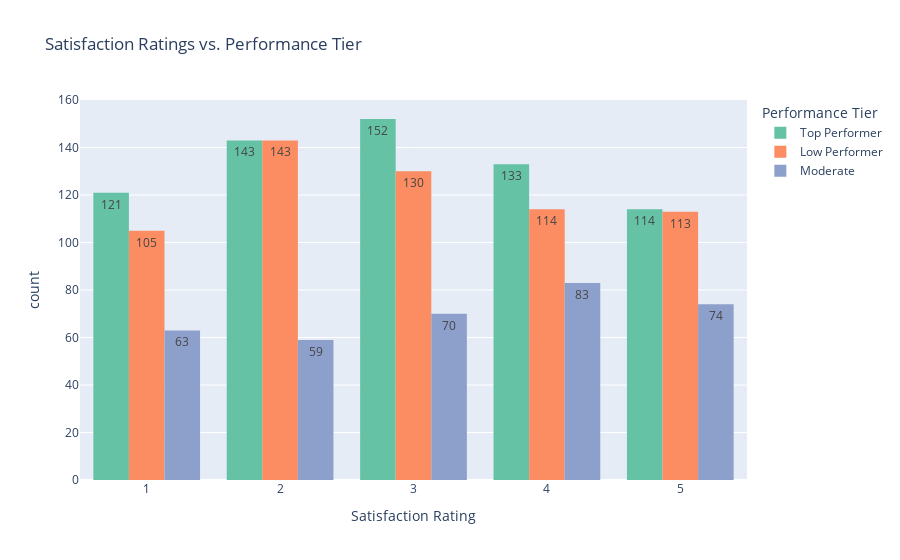

The cell this chart's notebook holds for it:
### Code cell
fig_satisf = px.histogram(
    df_satisfaction_perf,
    x="satisfaction_rating",
    color="performance_tier",
    barmode="group",
    text_auto=True,
    title="Satisfaction Ratings vs. Performance Tier",
    labels={"satisfaction_rating": "Satisfaction Rating", "performance_tier": "Performance Tier"},
    color_discrete_sequence=px.colors.qualitative.Set2
)
fig_satisf.update_layout(xaxis=dict(dtick=1))
fig_satisf.show()

### Figure 1 — Plotly figure (JSON) as saved in the notebook; plotly's stock layout.template omitted (floating-point values rounded to 4 significant figures; data arrays with more than 128 entries replaced by an {"elided": "..."} marker saying what was removed)
{"data": [{"alignmentgroup": "True", "bingroup": "x", "hovertemplate": "Performance Tier=Top Performer<br>Satisfaction Rating=%{x}<br>count=%{y}<extra></extra>", "legendgroup": "Top Performer", "marker": {"color": "rgb(102,194,165)", "pattern": {"shape": ""}}, "name": "Top Performer", "offsetgroup": "Top Performer", "orientation": "v", "showlegend": true, "texttemplate": "%{value}", "type": "histogram", "x": {"elided": "663 int values"}, "xaxis": "x", "yaxis": "y"}, {"alignmentgroup": "True", "bingroup": "x", "hovertemplate": "Performance Tier=Low Performer<br>Satisfaction Rating=%{x}<br>count=%{y}<extra></extra>", "legendgroup": "Low Performer", "marker": {"color": "rgb(252,141,98)", "pattern": {"shape": ""}}, "name": "Low Performer", "offsetgroup": "Low Performer", "orientation": "v", "showlegend": true, "texttemplate": "%{value}", "type": "histogram", "x": {"elided": "605 int values"}, "xaxis": "x", "yaxis": "y"}, {"alignmentgroup": "True", "bingroup": "x", "hovertemplate": "Performance Tier=Moderate<br>Satisfaction Rating=%{x}<br>count=%{y}<extra></extra>", "legendgroup": "Moderate", "marker": {"color": "rgb(141,160,203)", "pattern": {"shape": ""}}, "name": "Moderate", "offsetgroup": "Moderate", "orientation": "v", "showlegend": true, "texttemplate": "%{value}", "type": "histogram", "x": {"elided": "349 int values"}, "xaxis": "x", "yaxis": "y"}], "layout": {"barmode": "group", "legend": {"title": {"text": "Performance Tier"}, "tracegroupgap": 0}, "title": {"text": "Satisfaction Ratings vs. Performance Tier"}, "xaxis": {"anchor": "y", "domain": [0, 1], "dtick": 1, "title": {"text": "Satisfaction Rating"}}, "yaxis": {"anchor": "x", "domain": [0, 1], "title": {"text": "count"}}}}
